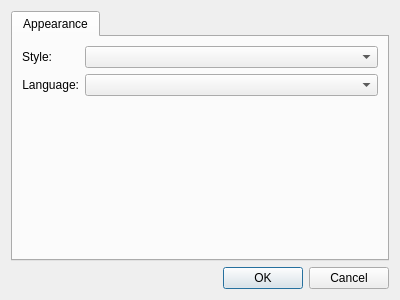
<?xml version="1.0" encoding="UTF-8"?>
<ui version="4.0">
 <class>OptionsDialog</class>
 <widget class="QDialog" name="OptionsDialog">
  <property name="geometry">
   <rect>
    <x>0</x>
    <y>0</y>
    <width>400</width>
    <height>300</height>
   </rect>
  </property>
  <property name="windowTitle">
   <string>Options Dialog</string>
  </property>
  <layout class="QVBoxLayout" name="verticalLayout">
   <item>
    <widget class="QTabWidget" name="tabWidget">
     <property name="tabShape">
      <enum>QTabWidget::Rounded</enum>
     </property>
     <property name="currentIndex">
      <number>0</number>
     </property>
     <widget class="QWidget" name="tbAppearance">
      <attribute name="title">
       <string>Appearance</string>
      </attribute>
      <layout class="QFormLayout" name="formLayout">
       <item row="0" column="0">
        <widget class="QLabel" name="label">
         <property name="text">
          <string>Style:</string>
         </property>
         <property name="alignment">
          <set>Qt::AlignRight|Qt::AlignTrailing|Qt::AlignVCenter</set>
         </property>
         <property name="buddy">
          <cstring>cmbStyle</cstring>
         </property>
        </widget>
       </item>
       <item row="1" column="0">
        <widget class="QLabel" name="lblLang">
         <property name="text">
          <string>Language:</string>
         </property>
         <property name="alignment">
          <set>Qt::AlignRight|Qt::AlignTrailing|Qt::AlignVCenter</set>
         </property>
         <property name="buddy">
          <cstring>cmbLanguage</cstring>
         </property>
        </widget>
       </item>
       <item row="0" column="1">
        <widget class="QComboBox" name="cmbStyle"/>
       </item>
       <item row="1" column="1">
        <widget class="QComboBox" name="cmbLanguage"/>
       </item>
      </layout>
     </widget>
    </widget>
   </item>
   <item>
    <widget class="QDialogButtonBox" name="buttonBox">
     <property name="orientation">
      <enum>Qt::Horizontal</enum>
     </property>
     <property name="standardButtons">
      <set>QDialogButtonBox::Cancel|QDialogButtonBox::Ok</set>
     </property>
    </widget>
   </item>
  </layout>
 </widget>
 <resources/>
 <connections>
  <connection>
   <sender>buttonBox</sender>
   <signal>accepted()</signal>
   <receiver>OptionsDialog</receiver>
   <slot>accept()</slot>
   <hints>
    <hint type="sourcelabel">
     <x>248</x>
     <y>254</y>
    </hint>
    <hint type="destinationlabel">
     <x>157</x>
     <y>274</y>
    </hint>
   </hints>
  </connection>
  <connection>
   <sender>buttonBox</sender>
   <signal>rejected()</signal>
   <receiver>OptionsDialog</receiver>
   <slot>reject()</slot>
   <hints>
    <hint type="sourcelabel">
     <x>316</x>
     <y>260</y>
    </hint>
    <hint type="destinationlabel">
     <x>286</x>
     <y>274</y>
    </hint>
   </hints>
  </connection>
 </connections>
</ui>
